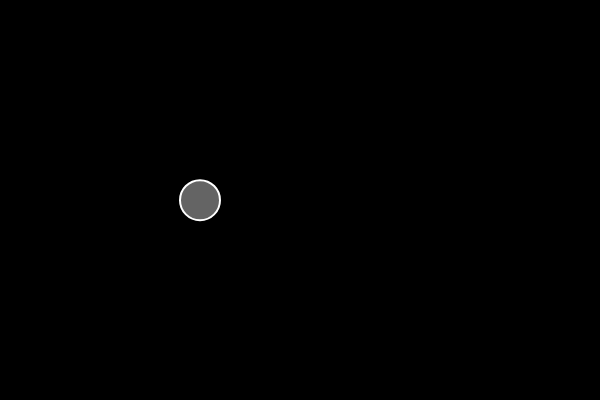
Frame 1 (no input)
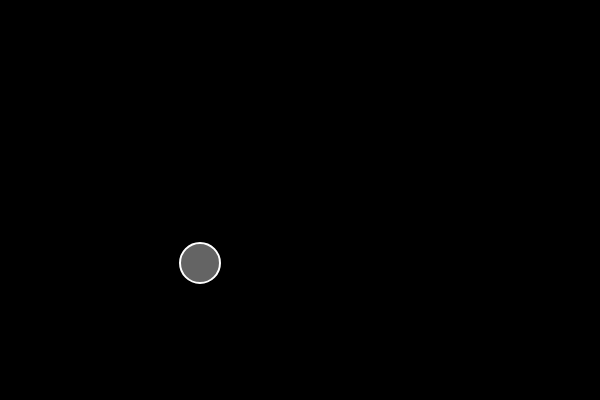
Frame 60 (no input)
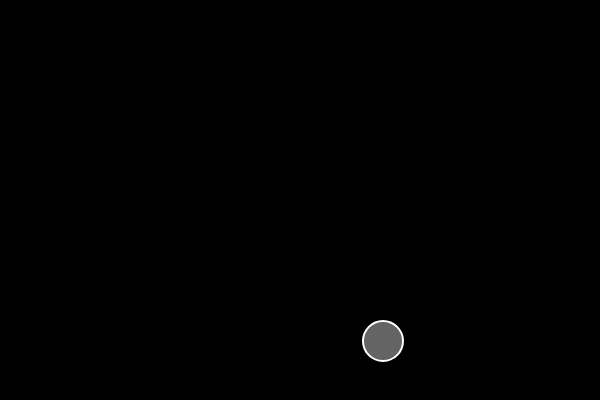
Frame 120 (the mouse pressed at the canvas centre since frame 60)

The p5.js sketch that drew these frames (run headless with seeded random() and noise() and a simulated clock; from frame 60 on, the mouse is pressed at the canvas centre):

// p5.js sketch
// ── sketch.js
// Simulating Forces
// The Nature of Code
// The Coding Train / Daniel Shiffman
// https://youtu.be/Uibl0UE4VH8
// https://thecodingtrain.com/learning/nature-of-code/2.1-simulating-forces.html
// https://editor.p5js.org/codingtrain/sketches/kYWcOmch

let mover;

function setup() {
  createCanvas(600, 400);
  mover = new Mover(200, 200);
}

function draw() {
  background(0);

  if (mouseIsPressed) {
    // wind-force direction -->
    let wind = createVector(0.1, 0);
    mover.applyForce(wind);
  }

  // gravity-force down
  let gravity = createVector(0, 0.2);
  mover.applyForce(gravity);

  mover.update();
  mover.edges();
  mover.show();
}

// ── mover.js
// Simulating Forces
// The Nature of Code
// The Coding Train / Daniel Shiffman
// https://youtu.be/Uibl0UE4VH8
// https://thecodingtrain.com/learning/nature-of-code/2.1-simulating-forces.html
// https://editor.p5js.org/codingtrain/sketches/kYWcOmch

class Mover {
  constructor(x, y) {
    this.pos = createVector(x, y);
    this.vel = createVector(0, 0);
    this.acc = createVector(0, 0);
    this.r = 20;
  }

  // add external force Newton 2 law of motion
  applyForce(force) {
    this.acc.add(force);
  }

  // boundaries
  edges() {
    // possibility when ball move to bottom, tune it with offset
    if (this.pos.y >= height - this.r) {
      // reset ball at bottom edge
      this.pos.y = height - this.r;
      // invert velocity
      this.vel.y *= -1;
    }

    // possibility when ball move to right, tune it with offset
    if (this.pos.x >= width - this.r) {
      // reset ball at right edge
      this.pos.x = width - this.r;
      // invert velocity
      this.vel.x *= -1;
    }
    // possibility when ball move to left, tune it with offset
    else if (this.pos.x <= this.r) {
      // reset ball at left edge
      this.pos.x = this.r;
      // invert velocity
      this.vel.x *= -1;
    }
  }

  update() {
    // let mouse = createVector(mouseX, mouseY);
    // this.acc = p5.Vector.sub(mouse, this.pos);
    // this.acc.setMag(0.1);

    // euler integration algo
    this.vel.add(this.acc);
    this.pos.add(this.vel);
    // reset acc every frame
    this.acc.set(0, 0);
  }

  show() {
    stroke(255);
    strokeWeight(2);
    fill(255, 100);
    ellipse(this.pos.x, this.pos.y, this.r * 2);
  }
}
